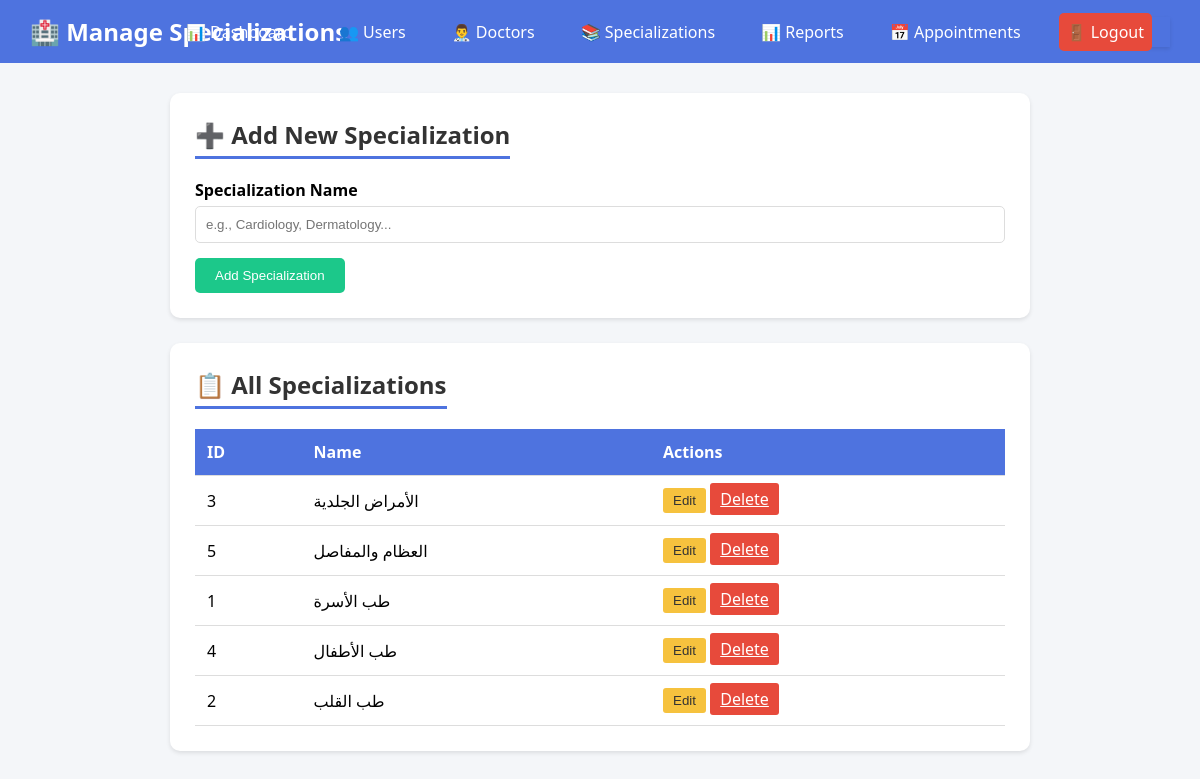
The app's page /specializations.php (signed in) with its own data.
### tables this page shows
CREATE TABLE `specializations` (
  `id` int(10) UNSIGNED NOT NULL,
  `name` varchar(100) NOT NULL
);

### specializations.php (the view, shortened to what this page needs)
<?php
$host = 'localhost';
$user = 'root';
$pass = '';
$db = 'clinicdesk_db';
$conn = new mysqli($host, $user, $pass, $db);
$specializations = $conn->query("SELECT * FROM specializations ORDER BY name");
?>
<!DOCTYPE html>
<html>
<head>
    <link rel="stylesheet" href="https://cdn.jsdelivr.net/npm/sweetalert2@11/dist/sweetalert2.min.css">
</head>
<body>
    <div class="header">
        <h1>🏥 Manage Specializations</h1>
         <?php include 'navbar.php'; ?>
    </div>
    <div class="container">
        <div class="card">
            <h2>➕ Add New Specialization</h2>
            <form method="POST">
                <div class="form-group">
                    <label>Specialization Name</label>
                    <input type="text" name="name" required placeholder="e.g., Cardiology, Dermatology...">
                </div>
                <button type="submit" name="add_specialization" class="btn-add">Add Specialization</button>
            </form>
        </div>
        <div class="card">
            <h2>📋 All Specializations</h2>
            <table>
                <thead>
                    <tr><th>ID</th><th>Name</th><th>Actions</th></tr>
                </thead>
                <tbody>
                    <?php while($row = $specializations->fetch_assoc()): ?>
                    <tr>
                        <td><?= $row['id'] ?></td>
                        <td><?= htmlspecialchars($row['name']) ?></td>
                        <td>
                            <button class="btn-edit" onclick="editSpecialization(<?= $row['id'] ?>, '<?= addslashes($row['name']) ?>')">Edit</button>
                            <a href="?delete_id=<?= $row['id'] ?>" class="btn-delete" onclick="return confirmDelete(event, <?= $row['id'] ?>, '<?= addslashes($row['name']) ?>')">Delete</a>
                        </td>
                    </tr>
                    <?php endwhile; ?>
                </tbody>
            </table>
        </div>
    </div>
</body>
</html>

### specializations.php (style rules this page uses)
* { margin: 0; padding: 0; box-sizing: border-box; }
body { font-family: 'Segoe UI', Tahoma, Geneva, Verdana, sans-serif; background: #f4f6f9; }
.header { background: #4e73df; color: white; padding: 15px 30px; display: flex; justify-content: space-between; align-items: center; flex-wrap: wrap; }
.header h1 { font-size: 24px; }
.container { max-width: 900px; margin: 30px auto; padding: 0 20px; }
.card { background: white; border-radius: 10px; padding: 25px; margin-bottom: 25px; box-shadow: 0 2px 4px rgba(0,0,0,0.1); }
.card h2 { margin-bottom: 20px; color: #333; border-bottom: 3px solid #4e73df; display: inline-block; padding-bottom: 5px; }
.form-group { margin-bottom: 15px; }
.form-group label { display: block; margin-bottom: 5px; font-weight: bold; }
.form-group input { width: 100%; padding: 10px; border: 1px solid #ddd; border-radius: 5px; }
.btn-add { background: #1cc88a; color: white; padding: 10px 20px; border: none; border-radius: 5px; cursor: pointer; }
table { width: 100%; border-collapse: collapse; }
th, td { padding: 12px; text-align: left; border-bottom: 1px solid #ddd; }
th { background: #4e73df; color: white; }
.btn-edit { background: #f6c23e; color: #333; padding: 5px 10px; border: none; border-radius: 3px; cursor: pointer; }
.btn-delete { background: #e74a3b; color: white; padding: 5px 10px; border: none; border-radius: 3px; cursor: pointer; }

### records on screen
specializations: id "3", name "الأمراض الجلدية"
specializations: id "5", name "العظام والمفاصل"
specializations: id "1", name "طب الأسرة"
specializations: id "4", name "طب الأطفال"
specializations: id "2", name "طب القلب"
